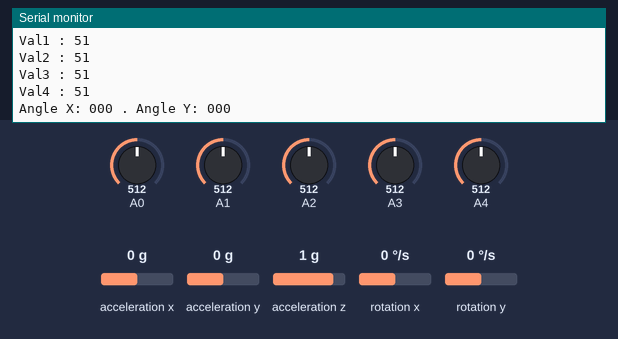
Bench run of a sketch on a simulated Arduino Uno, built with avr-gcc and run on an emulated ATmega328P. Parts: the last lines printed to the serial monitor. Wiring (inferred from the names in the program): MPU-6050 motion sensor at I2C address 0x68. The inputs (shaded band) are chosen by the test bench; at power-on: acceleration x 0 g, A0 = 512, A1 = 512, A2 = 512, A3 = 512, A4 = 512, acceleration y 0 g, acceleration z 1 g, rotation x 0 °/s, rotation y 0 °/s.

Above: at 1.2 s.
1.3 s: acceleration x set to -1.4 g
At 1.78 s:
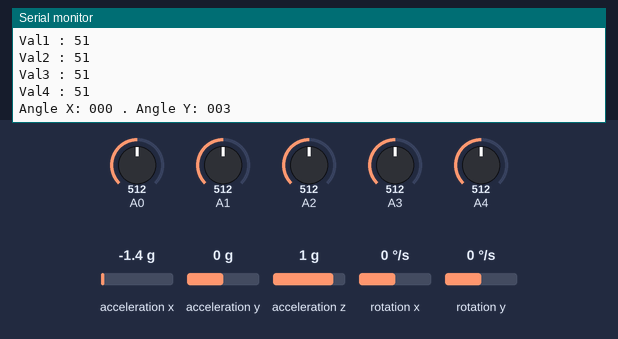
4.3 s: A0 set to 716
At 4.53 s:
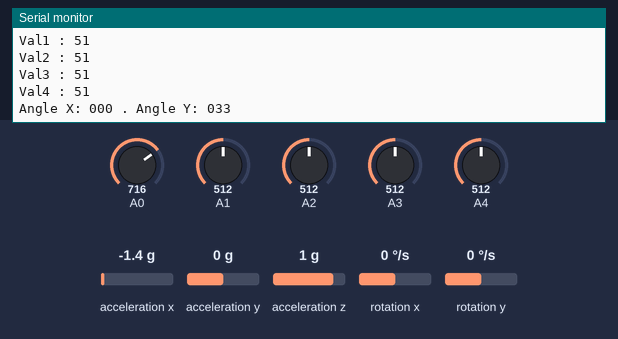
5.8 s: A1 set to 716
At 6.06 s:
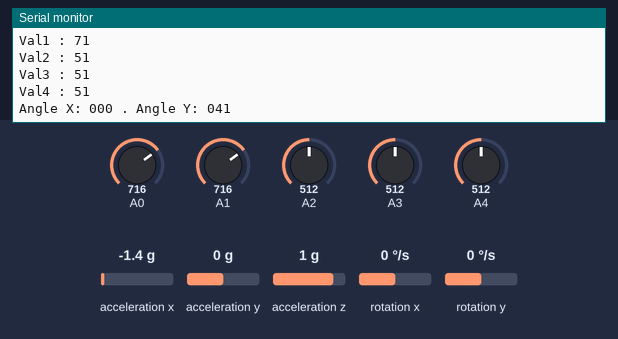
7.3 s: A2 set to 716
At 7.59 s:
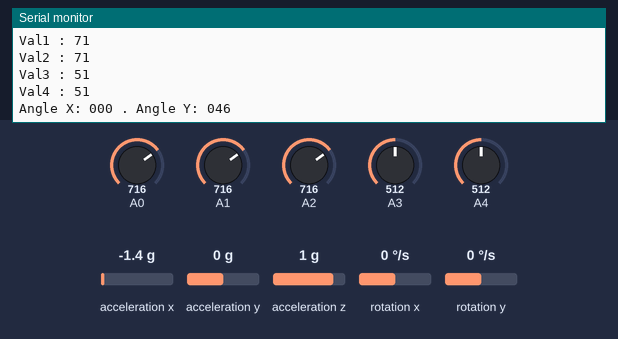
8.8 s: A3 set to 716
At 8.82 s:
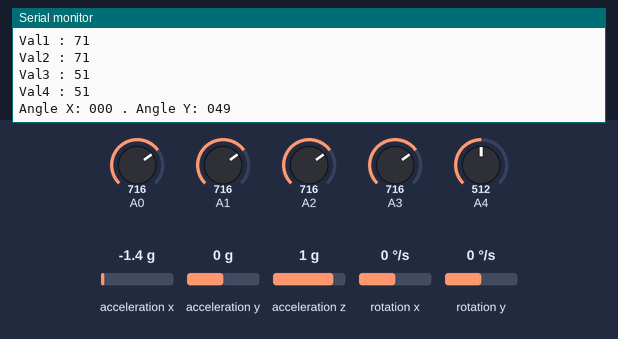
10.3 s: A4 set to 716
At 10.35 s:
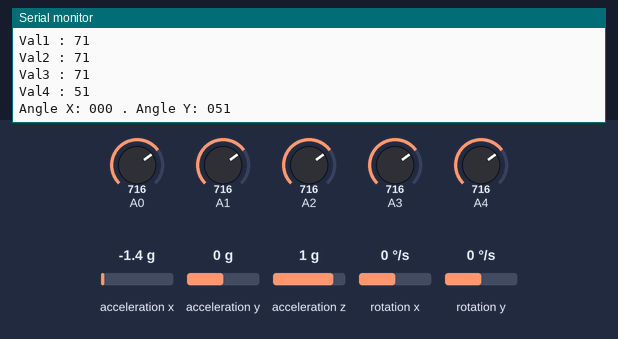
Timing chart, 0 to 12.8 s (numbered marks = the images above; inputs shaded):
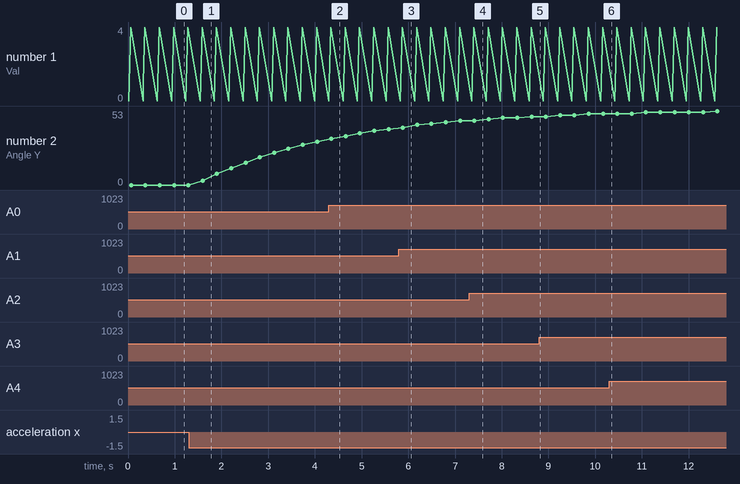

The sketch:

proyectoGuante2.0.ino
```cpp
#include <SoftwareSerial.h>
#include <Wire.h>
// Bluetoorth serial
SoftwareSerial BTSerial(10, 11); // TX=10 | RX=

//Direccion I2C de la IMU
#define MPU 0x68

//Ratios de conversion
#define A_R 16384.0
#define G_R 131.0

//Conversion de radianes a grados 180/PI
#define RAD_A_DEG = 57.295779

//MPU-6050 da los valores en enteros de 16 bits
//Valores sin refinar
int16_t AcX, AcY, AcZ, GyX, GyY, GyZ;
int dataSend[5][2];
//Angulos
float Acc[2];
float Gy[2];
float Angle[2];
int x;
int y;
char strX[5];
char strY[5];
float aux[2][2];
void setup() {
  // put your setup code here, to run once:
  Wire.begin();
  Wire.beginTransmission(MPU);
  Wire.write(0x6B);
  Wire.write(0);
  Wire.endTransmission(true);
  Serial.begin(9600);
  BTSerial.begin(9600);

}
void loop() {

  getData();
  printData();
  setData();
}

void getData() {
  /*Primero obtenemos los datos del acelerometro*/

  for (int i = 0 ; i < 5; i++) {
    for (int j = 0 ; j < 5 ; j++) {
      dataSend[i][0] += analogRead(i);
    }

    //Leer los valores del Acelerometro de la IMU
    Wire.beginTransmission(MPU);
    Wire.write(0x3B); //Pedir el registro 0x3B - corresponde al AcX
    Wire.endTransmission(false);
    Wire.requestFrom(MPU, 6, true ); //A partir del 0x3B, se piden 6 registros
    AcX = Wire.read() << 8 | Wire.read(); //Cada valor ocupa 2 registros
    AcY = Wire.read() << 8 | Wire.read();
    AcZ = Wire.read() << 8 | Wire.read();

    //A partir de los valores del acelerometro, se calculan los angulos Y, X
    //respectivamente, con la formula de la tangente.
    Acc[1] = atan(-1 * (AcX / A_R) / sqrt(pow((AcY / A_R), 2) + pow((AcZ / A_R), 2))) * RAD_TO_DEG;
    Acc[0] = atan((AcY / A_R) / sqrt(pow((AcX / A_R), 2) + pow((AcZ / A_R), 2))) * RAD_TO_DEG;

    //Leer los valores del Giroscopio
    Wire.beginTransmission(MPU);
    Wire.write(0x43);
    Wire.endTransmission(false);
    Wire.requestFrom(MPU, 4, true); //A diferencia del Acelerometro, solo se piden 4 registros
    GyX = Wire.read() << 8 | Wire.read();
    GyY = Wire.read() << 8 | Wire.read();

    //Calculo del angulo del Giroscopio
    Gy[0] = GyX / G_R;
    Gy[1] = GyY / G_R;

    //Aplicar el Filtro Complementario
    Angle[0] = 0.98 * (Angle[0] + Gy[0] * 0.010) + 0.02 * Acc[0];
    Angle[1] = 0.98 * (Angle[1] + Gy[1] * 0.010) + 0.02 * Acc[1];

    aux[0][0] += Angle[0];
    aux[1][0] += Angle[1];


    dataSend[i][1] = dataSend[i][0] / 5;
    dataSend[i][0] = 0;
  }
  x = aux[0][0] / 5;
  y = aux[1][0] / 5;
  aux[0][0] = 0;
  aux[1][0] = 0;
  /* ahora se obtienes los datos de los sensores el guante*/
  for (int i = 0 ; i < 5 ; i++) {
    dataSend[i][1] = dataSend[i][1] / 10; // map(dataSend[i][1], 0, 100, 0 , 1023);

  }

  sprintf(strX, "%03d", x);
  sprintf(strY, "%03d", y);


}
void setData() {

  for (int i = 0 ; i < 5 ; i++) {
    BTSerial.print(dataSend[i][1]);
  }
  BTSerial.print(strX);
  BTSerial.print(strY);
  BTSerial.print("*");
  delay(10);
}

void printData() {
  //'Mostrar los valores por consola
  for (int i = 0 ; i < 5 ; i++) {

    Serial.print("Val"); Serial.print(i); Serial.print(" : "); Serial.print(dataSend[i][1]); Serial.print("\n");
  }
  Serial.print("Angle X: "); Serial.print(strX); Serial.print(" . ");  Serial.print("Angle Y: "); Serial.print(strY); Serial.print("\n");

  delay(250);

}
```

Measured:
- after the input at 1.3 s, the serial monitor: prints a new line after 0.30 s (image 1)
- after the input at 5.8 s, the serial monitor: prints a new line at once (image 3)
- after the input at 7.3 s, the serial monitor: prints a new line after 0.08 s (image 4)
- plotted number 2: 0 → 31 after the input at 1.3 s
